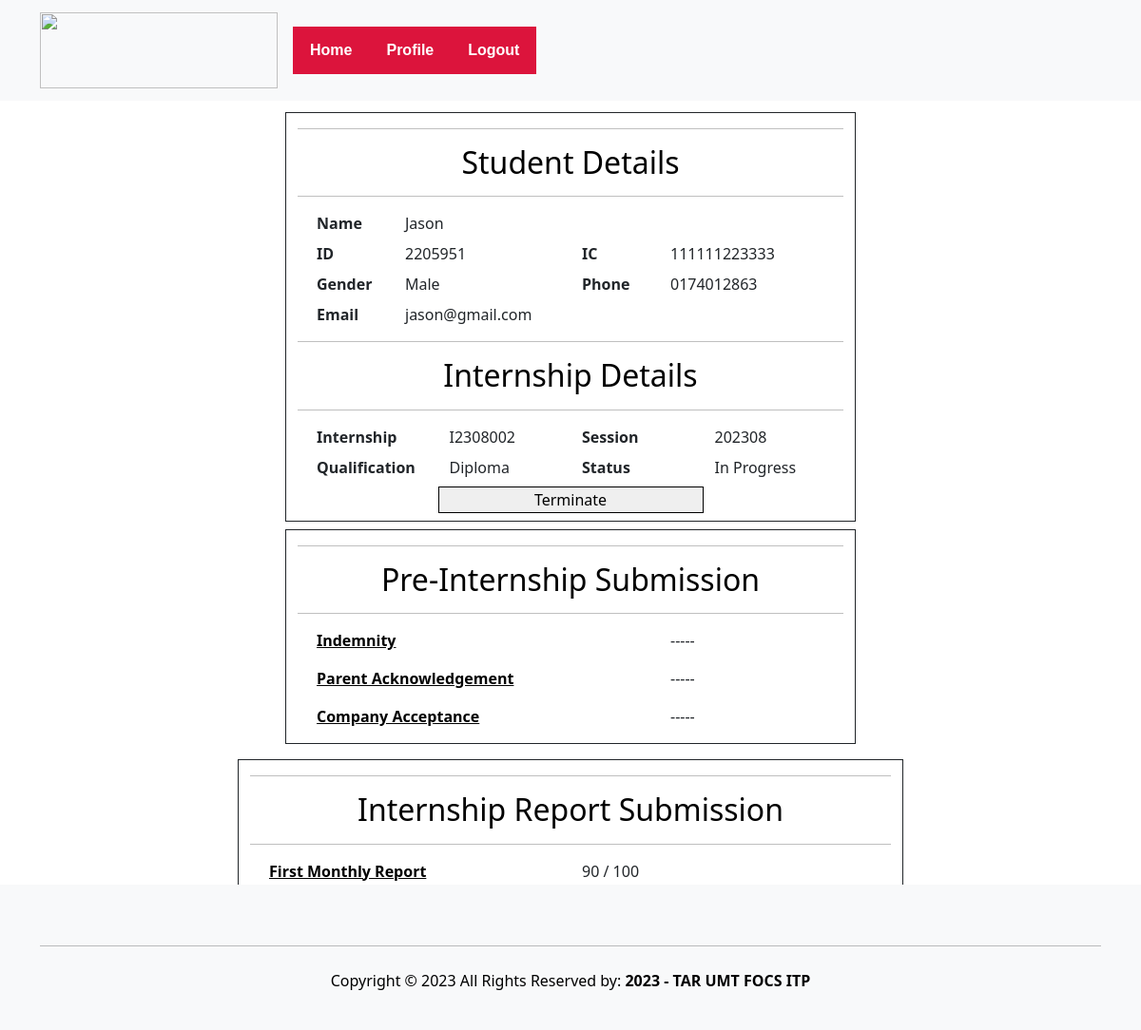
The app's page /supervisor/StudentDetail.php?StudID=2205951, older data.
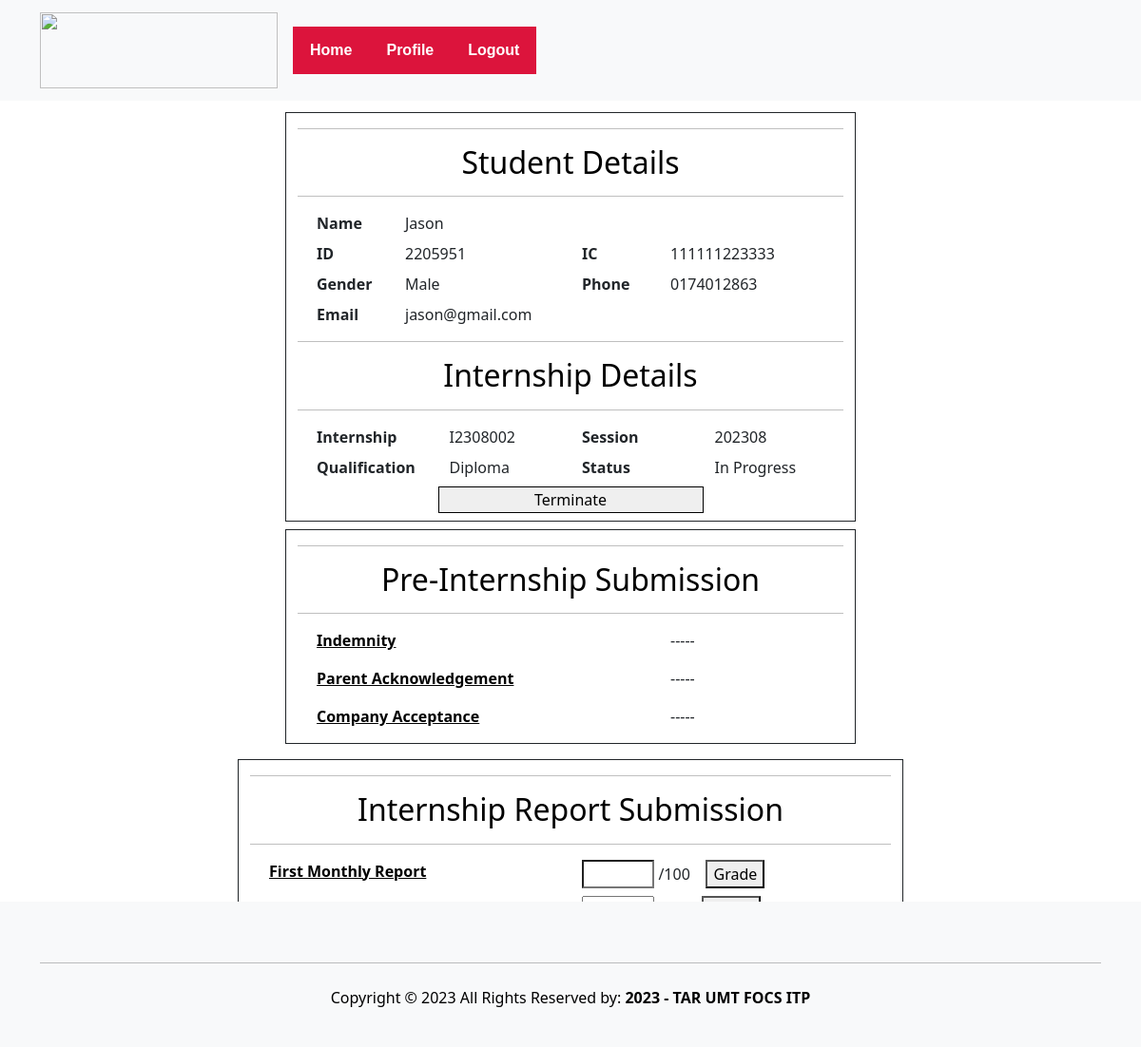
The same page, newer data.
### tables this page shows
CREATE TABLE `internship` (
  `internshipID` varchar(10) NOT NULL,
  `studID` varchar(10) DEFAULT NULL,
  `sessionID` varchar(10) DEFAULT NULL,
  `indemnity` varchar(100) DEFAULT NULL,
  `indemnityStatus` enum('Accepted','Rejected','Pending','Missing') DEFAULT NULL,
  `parentAcknowledgement` varchar(100) DEFAULT NULL,
  `parentAcknowledgementStatus` enum('Accepted','Rejected','Pending','Missing') DEFAULT NULL,
  `companyAcceptance` varchar(100) DEFAULT NULL,
  `companyAcceptanceStatus` enum('Accepted','Rejected','Pending','Missing') DEFAULT NULL,
  `monthlyReport1` varchar(100) DEFAULT NULL,
  `monthlyReport1Grade` int(11) DEFAULT NULL,
  `monthlyReport2` varchar(100) DEFAULT NULL,
  `monthlyReport2Grade` int(11) DEFAULT NULL,
  `monthlyReport3` varchar(100) DEFAULT NULL,
  `monthlyReport3Grade` int(11) DEFAULT NULL,
  `evaluationReport` varchar(100) DEFAULT NULL,
  `evaluationReportGrade` int(11) DEFAULT NULL,
  `finalGrade` int(11) DEFAULT NULL,
  `internshipStatus` enum('In Progress','Completed','Suspended','Terminated') DEFAULT NULL
);

CREATE TABLE `student` (
  `studID` varchar(10) NOT NULL,
  `studName` varchar(50) DEFAULT NULL,
  `studEmail` varchar(50) DEFAULT NULL,
  `studIC` varchar(12) DEFAULT NULL,
  `studGender` enum('Male','Female','Other') DEFAULT NULL,
  `studPhoneNo` varchar(15) DEFAULT NULL,
  `studPassword` varchar(50) DEFAULT NULL,
  `studQualification` enum('Diploma','Degree') DEFAULT NULL
);

CREATE TABLE `session` (
  `sessionID` varchar(10) NOT NULL,
  `startMonthYear` date DEFAULT NULL,
  `endMonthYear` date DEFAULT NULL,
  `qualification` enum('Diploma','Degree') DEFAULT NULL
);

### supervisor/StudentDetail.php (the view, shortened to what the changed rows need)
<!DOCTYPE html>
<html>
<?php
include 'staffHeader.php';
if (isset($_GET['StudID'])) {
    $studID = $_GET['StudID'];
}
require '../student/connect.php';
if ($con->connect_error) {
    throw new Exception("Connection failed: " . $con->connect_error);
} else {
    $sql = "SELECT * FROM student Stud, internship I, session Ses
            WHERE Stud.studID = I.studID
            AND I.sessionID = Ses.sessionID
            AND Stud.studID = " . $studID;
    $result = $con->query($sql);
    if ($result->num_rows === 1) {
        $row = $result->fetch_assoc();
        $ID = $row['studID'];
        $IC = $row['studIC'];
        $Name = $row['studName'];
        $email = $row['studEmail'];
        $gender = $row['studGender'];
        $phone = $row['studPhoneNo'];
        $qualification = $row['studQualification'];
        $sessionID = $row['sessionID'];
        $internshipID = $row['internshipID'];
        $monthlyReport1 = $row['monthlyReport1'];
        $monthlyReport1Grade = $row['monthlyReport1Grade'];
        $internshipStatus = $row['internshipStatus'];
    }
}
?>
<div class="container">
    <div class="row my-2 mx-auto">
        <div style="width:600px;" class="border border-dark my-1 mx-auto col-md-4 col-lg-12">
            <div class="justify-content-md-center">
                <h2 class="text-black text-center">Student Details</h2>
                <div class="m-2 row">
                    <div class="col-9">
                        <label id="lblName">
                            <?= $Name; ?>
                        </label>
                    </div>
                </div>
                <div class="m-2 row">
                    <div class="col-4">
                        <label id="lblID">
                            <?= $ID; ?>
                        </label>
                    </div>
                    <div class="col-4">
                        <label id="lblIC">
                            <?= $IC; ?>
                        </label>
                    </div>
                </div>
                <div class="m-2 row">
                    <div class="col-4">
                        <label id="lblGender">
                            <?= $gender; ?>
                        </label>
                    </div>
                    <div class="col-4">
                        <label id="lblPhoneNo">
                            <?= $phone; ?>
                        </label>
                    </div>
                </div>
                <div class="m-2 row">
                    <div class="col-4 text-right">
                        <label id="lblEmail">
                            <?= $email; ?>
                        </label>
                    </div>
                </div>
                <h2 class="text-black text-center">Internship Details</h2>
                <div class="m-2 row">
                    <div class="col-3">
                        <label id=" lblInternshipID" data-internship-id="<?= $internshipID ?>">
                            <?= $internshipID ?>
                        </label>
                    </div>
                    <div class="col-3">
                        <label id=" lblSession">
                            <?= $sessionID ?>
                        </label>
                    </div>
                </div>
                <div class="m-2 row">
                    <div class="col-3 ">
                        <label id="lblQualification">
                            <?= $qualification ?>
                        </label>
                    </div>
                    <div class="col-3 ">
                        <label id="lblInternshipStatus">
                            <?= $internshipStatus ?>
                        </label>
                    </div>
                </div>
            </div>
        </div>
        <div style="width:600px;" class="justify-content-md-center border border-dark my-1 mx-auto col-md-4 col-lg-12">
            <h2 class="text-black text-center">Pre-Internship Submission</h2>
        </div>
    </div>
    <div class="row my-2 mx-auto">
        <div style="width:700px;"
            class="justify-content-md-center border border-dark my-1 mx-auto col-sm-6 col-md-6 col-lg-12">
            <h2 class="text-black text-center">Internship Report Submission</h2>
            <div class="m-2 row">
                <div class="col-6">
                    <?php
                    if (str_contains($monthlyReport1, ".pdf")) {
                        echo ' <label><b><a href="' . $monthlyReport1 . '" class="text-black" id="lblFirstMonthlyRport"
                            target="_blank"> First Monthly Report</a></b></label>';
                    } else {
                        echo ' <label><b><a href="#lblFirstMonthlyRport" class="text-black" id="lblFirstMonthlyRport"
                            > First Monthly Report</a></b></label>';
                    }
                    ?>
                </div>
                <div class="col-6 justify-content-center">
                    <?php
                    if ($monthlyReport1Grade == null) {
                        echo '<input  id="enterMonthlyReport1Grade" type="number"  style="-webkit-appearance: none; max="100" min="0" class="w-25"> /100 &nbsp;&nbsp;&nbsp;';
                        echo '<button id="btnGradeFirst" type="button" onclick="Graded(\'monthlyReport1Grade\')" >Grade</button>';
                    } else
                        echo '<label id="lblFirstMonthGrade" class="w-100 mx-auto ">
                             ' . $monthlyReport1Grade . ' / 100 </label>';
                    ?>
                </div>
            </div>
        </div>
    </div>
</div>
<?php
include 'staffFooter.php';
?>

Row changes from the older to the newer data that the page shows:
changed internship "In Progress": monthlyReport1Grade "90" → (not shown); monthlyReport2Grade 90 → empty (drawn); monthlyReport3Grade 90 → empty (drawn)
Text that changed along with them:
text no longer shown: "/ 100"
text now shown: "/100 Grade"
